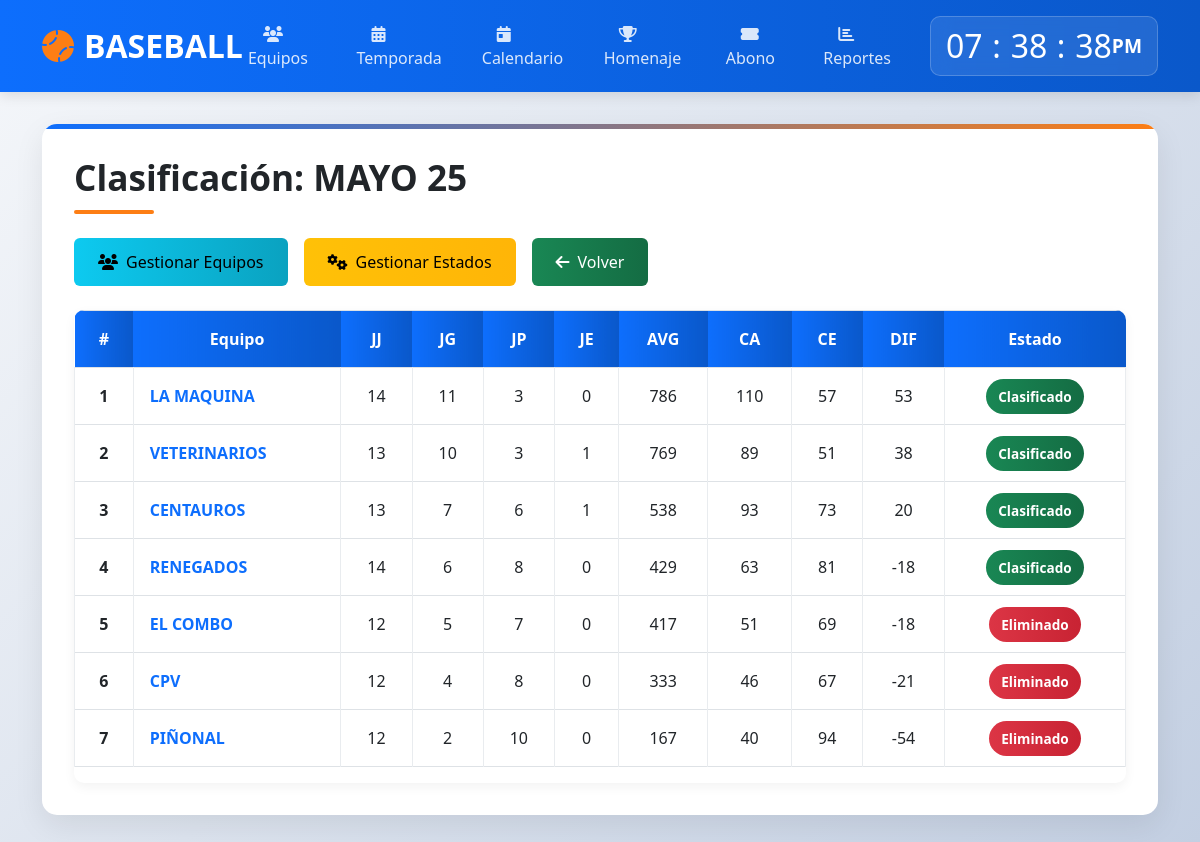
The app's page /modulos/juego/list2.php?id=14 with its own data.
### tables this page shows
CREATE TABLE `temporada` (
  `id_temp` int(100) NOT NULL,
  `name_temp` text NOT NULL,
  `categoria` varchar(1) NOT NULL,
  `partidas` int(100) NOT NULL,
  `innings` int(10) NOT NULL,
  `valor` decimal(10,2) NOT NULL,
  `nequipos` int(10) NOT NULL,
  `activo` int(1) DEFAULT NULL
);

CREATE TABLE `equipo_estados` (
  `id` int(11) NOT NULL,
  `id_tab` int(11) NOT NULL,
  `id_temp` int(11) NOT NULL,
  `estado` enum('C','E','G','R') NOT NULL COMMENT 'C=Clasificado, E=Eliminado, G=Ganador, R=Retirado',
  `fecha_registro` timestamp NOT NULL DEFAULT current_timestamp()
);

CREATE TABLE `tab_clasf` (
  `id_tab` int(100) NOT NULL,
  `id_temp` int(100) NOT NULL,
  `id_team` int(100) NOT NULL,
  `name_team` varchar(50) NOT NULL,
  `categoria` varchar(1) NOT NULL,
  `jj` int(100) DEFAULT NULL,
  `jg` int(100) DEFAULT NULL,
  `jp` int(100) DEFAULT NULL,
  `je` int(100) DEFAULT NULL,
  `avg` int(10) DEFAULT NULL,
  `ca` int(100) DEFAULT NULL,
  `ce` int(100) DEFAULT NULL,
  `dif` int(100) DEFAULT NULL
);

### modulos/juego/list2.php (the view, shortened to what this page needs)
<?php
$con = conectar();
$id = filter_var($_REQUEST['id'] ?? 0, FILTER_SANITIZE_NUMBER_INT);
$cat = filter_var($_REQUEST['cat'] ?? '', FILTER_SANITIZE_STRING);
$revisar = "SELECT temporada.*, tab_clasf.* FROM temporada
            INNER JOIN tab_clasf ON temporada.id_temp = tab_clasf.id_temp
            WHERE tab_clasf.id_temp = ? AND temporada.categoria LIKE CONCAT('%', ?, '%')";
$stmt = mysqli_prepare($con, $revisar);
mysqli_stmt_bind_param($stmt, "is", $id, $cat);
mysqli_stmt_execute($stmt);
$result = mysqli_stmt_get_result($stmt);
$data = mysqli_fetch_array($result);
?>
<!DOCTYPE html>
<html lang="es">
<head>
    <link href="https://cdn.jsdelivr.net/npm/bootstrap@5.3.0/dist/css/bootstrap.min.css" rel="stylesheet">
    <link rel="stylesheet" href="https://cdnjs.cloudflare.com/ajax/libs/font-awesome/6.4.0/css/all.min.css">
</head>
<body>
    <header class="header">
        <div class="container">
            <div class="d-flex justify-content-between align-items-center">
                <a href="../../" class="logo">
                    <i class="fas fa-baseball-ball"></i>BASEBALL
                </a>
                <ul class="navigation">
                    <li><a href="../equipos/"><i class="fas fa-users"></i> Equipos</a></li>
                    <li><a href="../juego/"><i class="fas fa-calendar-alt"></i> Temporada</a></li>
                    <li><a href="../calendario/"><i class="fas fa-calendar-day"></i> Calendario</a></li>
                    <li><a href="../homenaje/"><i class="fas fa-trophy"></i> Homenaje</a></li>
                    <li><a href="../abonos/"><i class="fas fa-ticket-alt"></i> Abono</a></li>
                    <li><a href="../reporte/"><i class="fas fa-chart-bar"></i> Reportes</a></li>
                </ul>
                <div class="clock-container">
                    <div class="clock">
                        <h2 id="hour">00</h2><h2 class="dot">:</h2>
                        <h2 id="minute">00</h2><h2 class="dot">:</h2>
                        <h2 id="seconds">00</h2><span id="ampm">AM</span>
                    </div>
                </div>
            </div>
        </div>
    </header>
    <main class="main-content">
        <div class="container">
            <div class="content-container">
                <h1 class="page-title">Clasificación: <?php echo htmlspecialchars($data['name_temp'] ?? 'Temporada'); ?></h1>
                <div class="button-group">
                    <a href="formclasf.php?id=<?php echo $id ?>&cat=<?php echo urlencode($cat) ?>" class="btn btn-info">
                        <i class="fas fa-users me-2"></i>Gestionar Equipos
                    </a>
                    <button type="button" class="btn btn-warning" data-bs-toggle="modal" data-bs-target="#estadosModal">
                        <i class="fas fa-cogs me-2"></i>Gestionar Estados
                    </button>
                    <a href="../juego/" class="btn btn-success">
                        <i class="fas fa-arrow-left me-2"></i>Volver
                    </a>
                </div>
                <div class="table-container">
                    <table class="table table-hover table-bordered">
                        <thead>
                            <tr>
                                <th>#</th>
                                <th>Equipo</th>
                                <th>JJ</th>
                                <th>JG</th>
                                <th>JP</th>
                                <th>JE</th>
                                <th>AVG</th>
                                <th>CA</th>
                                <th>CE</th>
                                <th>DIF</th>
                                <th>Estado</th>
                            </tr>
                        </thead>
                        <tbody>
                            <?php
                            $revisar = "SELECT t.*, e.estado
                                        FROM tab_clasf t
                                        LEFT JOIN equipo_estados e ON t.id_tab = e.id_tab AND t.id_temp = e.id_temp
                                        WHERE t.id_temp = ? AND t.categoria LIKE CONCAT('%', ?, '%')
                                        ORDER BY t.jg DESC, t.avg DESC";
                            $stmt = mysqli_prepare($con, $revisar);
                            mysqli_stmt_bind_param($stmt, "is", $id, $cat);
                            mysqli_stmt_execute($stmt);
                            $result = mysqli_stmt_get_result($stmt);
                            $num = mysqli_num_rows($result);
                            if ($num >= 1) {
                                $counter = 1;
                                while ($bdata = mysqli_fetch_array($result)) {
                                    $estado_badge = "";
                                    if ($bdata['estado'] == 'C') {
                                        $estado_badge = '<span class="badge-estado badge-clasificado">Clasificado</span>';
                                    } elseif ($bdata['estado'] == 'E') {
                                        $estado_badge = '<span class="badge-estado badge-eliminado">Eliminado</span>';
                                    } elseif ($bdata['estado'] == 'R') {
                                        $estado_badge = '<span class="badge-estado badge-retirado">Retirado</span>';
                                    } else {
                                        $estado_badge = '<span class="badge-estado" style="background:#e9ecef; color:#6c757d;">Sin estado</span>';
                                    }
                            ?>
                            <tr>
                                <td class="text-center fw-bold"><?php echo $counter; ?></td>
                                <td>
                                    <a href="../entradas/entradas.php?id=<?php echo $bdata['id_tab'] ?>" class="team-link">
                                        <?php echo htmlspecialchars($bdata['name_team']); ?>
                                    </a>
                                </td>
                                <td class="text-center"><?php echo $bdata['jj']; ?></td>
                                <td class="text-center"><?php echo $bdata['jg']; ?></td>
                                <td class="text-center"><?php echo $bdata['jp']; ?></td>
                                <td class="text-center"><?php echo $bdata['je']; ?></td>
                                <td class="text-center"><?php echo $bdata['avg']; ?></td>
                                <td class="text-center"><?php echo $bdata['ca']; ?></td>
                                <td class="text-center"><?php echo $bdata['ce']; ?></td>
                                <td class="text-center"><?php echo $bdata['dif']; ?></td>
                                <td class="text-center"><?php echo $estado_badge; ?></td>
                            </tr>
                            <?php
                                    $counter++;
                                }
                            } ?>
                        </tbody>
                    </table>
                </div>
            </div>
        </div>
    </main>
</body>
</html>

### modulos/juego/list2.php (style rules this page uses)
:root { --primary-color: #0d6efd; --secondary-color: #fd7e14; --dark-color: #212529; --light-color: #f8f9fa; --success-color: #198754; --danger-color: #dc3545; --warning-color: #ffc107; --info-color: #0dcaf0; }
body { font-family: 'Segoe UI', Tahoma, Geneva, Verdana, sans-serif; background: linear-gradient(135deg, #f5f7fa 0%, #c3cfe2 100%); min-height: 100vh; margin: 0; padding: 0; color: #333; }
.header { background: linear-gradient(90deg, var(--primary-color) 0%, #0a58ca 100%); color: white; padding: 1rem 0; box-shadow: 0 4px 12px rgba(0, 0, 0, 0.1); position: sticky; top: 0; z-index: 1000; }
.logo { font-size: 2rem; font-weight: 700; color: white; text-decoration: none; display: flex; align-items: center; }
.logo i { margin-right: 10px; color: var(--secondary-color); }
.navigation { display: flex; list-style: none; margin: 0; padding: 0; }
.navigation li { margin: 0 5px; }
.navigation a { color: rgba(255, 255, 255, 0.85); text-decoration: none; padding: 10px 15px; border-radius: 6px; transition: all 0.3s; font-weight: 500; }
.clock-container { background: rgba(255, 255, 255, 0.1); border-radius: 10px; padding: 10px 15px; backdrop-filter: blur(10px); border: 1px solid rgba(255, 255, 255, 0.2); }
.clock { display: flex; align-items: center; color: white; font-size: 1.2rem; font-weight: 600; }
.clock h2 { margin: 0; min-width: 28px; text-align: center; }
.dot { margin: 0 5px; }
.main-content { padding: 2rem 0; }
.content-container { background: white; border-radius: 15px; box-shadow: 0 10px 30px rgba(0, 0, 0, 0.08); padding: 2rem; position: relative; overflow: hidden; }
.content-container::before { content: ''; position: absolute; top: 0; left: 0; width: 100%; height: 5px; background: linear-gradient(90deg, var(--primary-color) 0%, var(--secondary-color) 100%); }
.page-title { font-size: 2.2rem; font-weight: 700; color: var(--dark-color); margin-bottom: 1.5rem; position: relative; padding-bottom: 15px; }
.page-title::after { content: ''; position: absolute; bottom: 0; left: 0; width: 80px; height: 4px; background: var(--secondary-color); border-radius: 2px; }
.btn { border-radius: 6px; font-weight: 500; padding: 0.75rem 1.5rem; transition: all 0.3s; }
.btn-info { background: linear-gradient(90deg, #0dcaf0 0%, #0aa2c0 100%); border: none; }
.btn-warning { background: linear-gradient(90deg, var(--warning-color) 0%, #ffb507 100%); border: none; }
.btn-success { background: linear-gradient(90deg, var(--success-color) 0%, #146c43 100%); border: none; }
.table-container { overflow-x: auto; border-radius: 10px; box-shadow: 0 4px 12px rgba(0, 0, 0, 0.05); margin-top: 1.5rem; }
.table th { background: linear-gradient(90deg, var(--primary-color) 0%, #0a58ca 100%); color: white; border: none; padding: 1rem; text-align: center; vertical-align: middle; }
.table td { padding: 1rem; vertical-align: middle; border-color: #e9ecef; }
.team-link { color: var(--primary-color); text-decoration: none; font-weight: 600; transition: all 0.3s; }
.button-group { display: flex; gap: 1rem; margin-bottom: 1.5rem; flex-wrap: wrap; }
.badge-estado { padding: 0.5rem 0.75rem; border-radius: 50rem; font-size: 0.85rem; font-weight: 600; }
.badge-clasificado { background: linear-gradient(90deg, var(--success-color) 0%, #146c43 100%); color: white; }
.badge-eliminado { background: linear-gradient(90deg, var(--danger-color) 0%, #c82333 100%); color: white; }

### records on screen
temporada: name_temp "MAYO 25"
equipo_estados: id_tab.name_team "LA MAQUINA", id_tab.jj "14", id_tab.jg "11", id_tab.jp "3", id_tab.je "0", id_tab.avg "786", id_tab.ca "110", id_tab.ce "57", id_tab.dif "53", estado "Clasificado"
equipo_estados: id_tab.name_team "VETERINARIOS", id_tab.jj "13", id_tab.jg "10", id_tab.jp "3", id_tab.je "1", id_tab.avg "769", id_tab.ca "89", id_tab.ce "51", id_tab.dif "38", estado "Clasificado"
equipo_estados: id_tab.name_team "CENTAUROS", id_tab.jj "13", id_tab.jg "7", id_tab.jp "6", id_tab.je "1", id_tab.avg "538", id_tab.ca "93", id_tab.ce "73", id_tab.dif "20", estado "Clasificado"
equipo_estados: id_tab.name_team "RENEGADOS", id_tab.jj "14", id_tab.jg "6", id_tab.jp "8", id_tab.je "0", id_tab.avg "429", id_tab.ca "63", id_tab.ce "81", id_tab.dif "-18", estado "Clasificado"
equipo_estados: id_tab.name_team "EL COMBO", id_tab.jj "12", id_tab.jg "5", id_tab.jp "7", id_tab.je "0", id_tab.avg "417", id_tab.ca "51", id_tab.ce "69", id_tab.dif "-18", estado "Eliminado"
equipo_estados: id_tab.name_team "CPV", id_tab.jj "12", id_tab.jg "4", id_tab.jp "8", id_tab.je "0", id_tab.avg "333", id_tab.ca "46", id_tab.ce "67", id_tab.dif "-21", estado "Eliminado"
equipo_estados: id_tab.name_team "PIÑONAL", id_tab.jj "12", id_tab.jg "2", id_tab.jp "10", id_tab.je "0", id_tab.avg "167", id_tab.ca "40", id_tab.ce "94", id_tab.dif "-54", estado "Eliminado"
